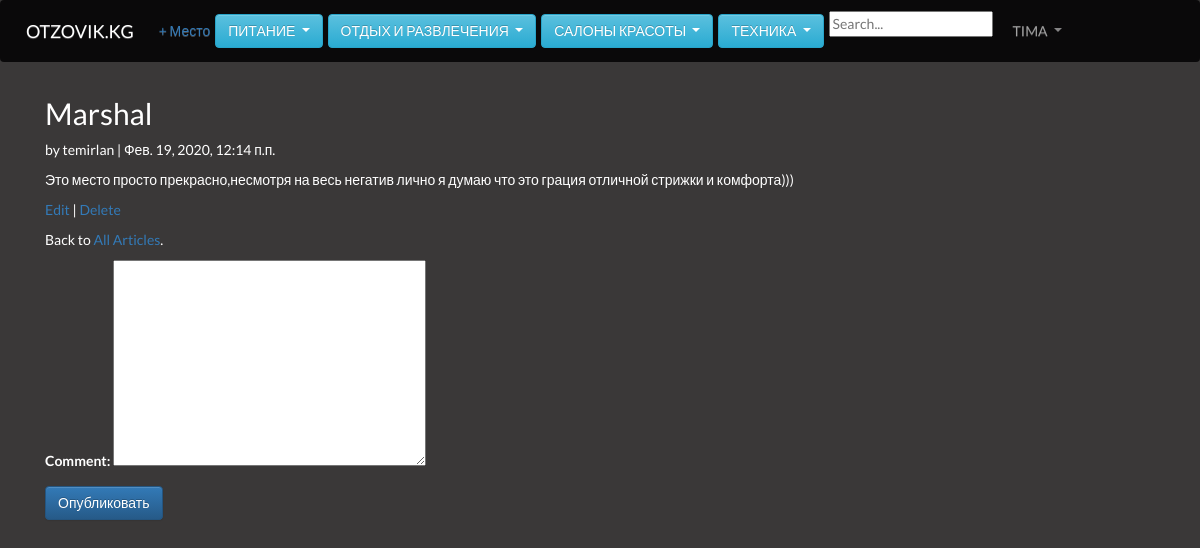
The page /articles/28/ (signed in) on the database its author committed.
### users/models.py (models this page shows)
class CustomUser(AbstractUser):
    age = models.PositiveIntegerField(null=True, blank=True)

### articles/models.py (models this page shows, shortened)
class Article(models.Model):
    title = models.CharField(max_length=255)
    body = models.TextField()
    date = models.DateTimeField(auto_now_add=True)
    likes = models.IntegerField(verbose_name='Нравится', default=0)
    dislike = models.IntegerField(verbose_name='Не нравится', default=0)
    author = models.ForeignKey(
        get_user_model(),
        on_delete=models.CASCADE,
    )

### articles/views.py (the view, shortened to what this page needs)
class ArticleDetailView(LoginRequiredMixin, FormView, DetailView):
    model = Article
    form_class = CommentForm
    template_name = 'article_detail.html'
    login_url = 'login'
    hello = 0
    def get_context_data(self, *args, **kwargs):
        context = super().get_context_data(*args, **kwargs)
        res = Article.objects.get(pk=self.object.pk)
        ArticleDetailView.hello = self.object.pk
        context['comments'] = res.comments.all()
        return context

### articles/forms.py
class CommentForm(forms.ModelForm):
    class Meta:
        model = Comment
        fields = ('comment',)

### templates/article_detail.html (shortened to what this page needs)
{% load crispy_forms_tags %}
{% load static %}
{% block content %}
  <div class="article-entry">
    <h2>{{ object.title }}</h2>
      <p>by {{ object.author }} | {{ object.date }}</p>
      <p>{{ object.body }}</p>
  </div>
  <div class="comments_item">
  <p><a href="{% url 'article_edit' article.pk %}">Edit</a> | <a href="{% url 'article_delete' article.pk %}">Delete</a></p>
  <p>Back to <a href="{% url 'article_list' %}">All Articles</a>.</p>
<form method="POST" class="form">{% csrf_token %}
  {{ form.as_p }}
  <button class="btn btn-primary" type="submit">Опубликовать</button>
</form>
{% endblock content %}

### templates/base.html (shortened to what this page needs)
{% load static %}
    <link rel="stylesheet" href="https://stackpath.bootstrapcdn.com/bootstrap/4.1.3/css/bootstrap.min.css">
    <link rel="stylesheet" href="//maxcdn.bootstrapcdn.com/bootstrap/3.2.0/css/bootstrap.min.css">
    <link rel="stylesheet" href="//maxcdn.bootstrapcdn.com/bootstrap/3.2.0/css/bootstrap-theme.min.css">
    <link rel="stylesheet" href="{% static 'css/main.css' %}">
    <link rel="stylesheet" href="{% static 'css/home.css' %}">
    <link rel="stylesheet" href="{% static 'css/search.css' %}">
  </head>
  <body>
   <div class="page">
    <nav class="navbar navbar-expand-md navbar-dark mb-4" style="background-color: rgba(10, 9, 10, 0.975)">
      <a class="navbar-brand" href="{% url 'home' %}">OTZOVIK.KG</a>
      {% if user.is_authenticated %}
        <ul class="navbar-nav mr-auto">
          <li class="nav-item"><a href="{% url 'article_new' %}">+ Место</a></li>
        </ul>
      {% endif %}
      <div class="btn-group">
        <button type="button" class="btn btn-info ml-2 dropdown-toggle" data-toggle="dropdown" aria-haspopup="true" aria-expanded="false">
          Питание
        </button>
              </div>
              <div class="btn-group">
                <button type="button" class="btn btn-info ml-2 dropdown-toggle" data-toggle="dropdown" aria-haspopup="true" aria-expanded="false">
                  Отдых и развлечения
                </button>
                      </div>
                      <div class="btn-group">
                        <button type="button" class="btn btn-info ml-2 dropdown-toggle" data-toggle="dropdown" aria-haspopup="true" aria-expanded="false">
                         Салоны красоты
                        </button>
                              </div>
                              <div class="btn-group">
                                <button type="button" class="btn btn-info ml-2 dropdown-toggle" data-toggle="dropdown" aria-haspopup="true" aria-expanded="false">
                                 Техника
                                </button>
                                      </div>
                                      <div>
                                        <form action="{% url 'search_results' %}"class='ml-2' method="get">
                                          <input name="q" type="text" placeholder="Search...">
                                        </form>
                                      </div>
      <div class="collapse navbar-collapse" id="navbarCollapse">
        {% if user.is_authenticated %}
          <ul class="navbar-nav ml-auto">
            <li class="nav-item">
              <a class="nav-link dropdown-toggle" href="#" id="userMenu" data-toggle="dropdown" aria-haspopup="true" aria-expanded="false">
                {{ user.username }}
              </a>
            </li>
          </ul>
        {% endif %}
      </div>
    </nav>
    <div class="container">
      {% block content %}
      {% endblock content %}
    </div>
    </div>
    </body>
    </html>

### static/css/main.css (style rules this page uses)
body { font-family: 'Lato', sans-serif; background: rgb(58, 56, 56); }
.container { height: 100vh; }
.dropdown-toggle { font-weight: 500; text-transform: uppercase; }
.navbar { background: purple; }
.page { background: #1f2224; }

### static/css/home.css (style rules this page uses)
.page { background: rgb(58, 56, 56); }
.article-entry { color: #fff; }
.comments_item { color: #fff; }

### rows shown on the page
CustomUser: username "TIMA"
Article: title "Marshal", author "temirlan", date "Фев. 19, 2020, 12:14 п.п.", body "Это место просто прекрасно,несмотря на весь негатив лично я думаю что это грация отличной стрижки и комфорта)))"
